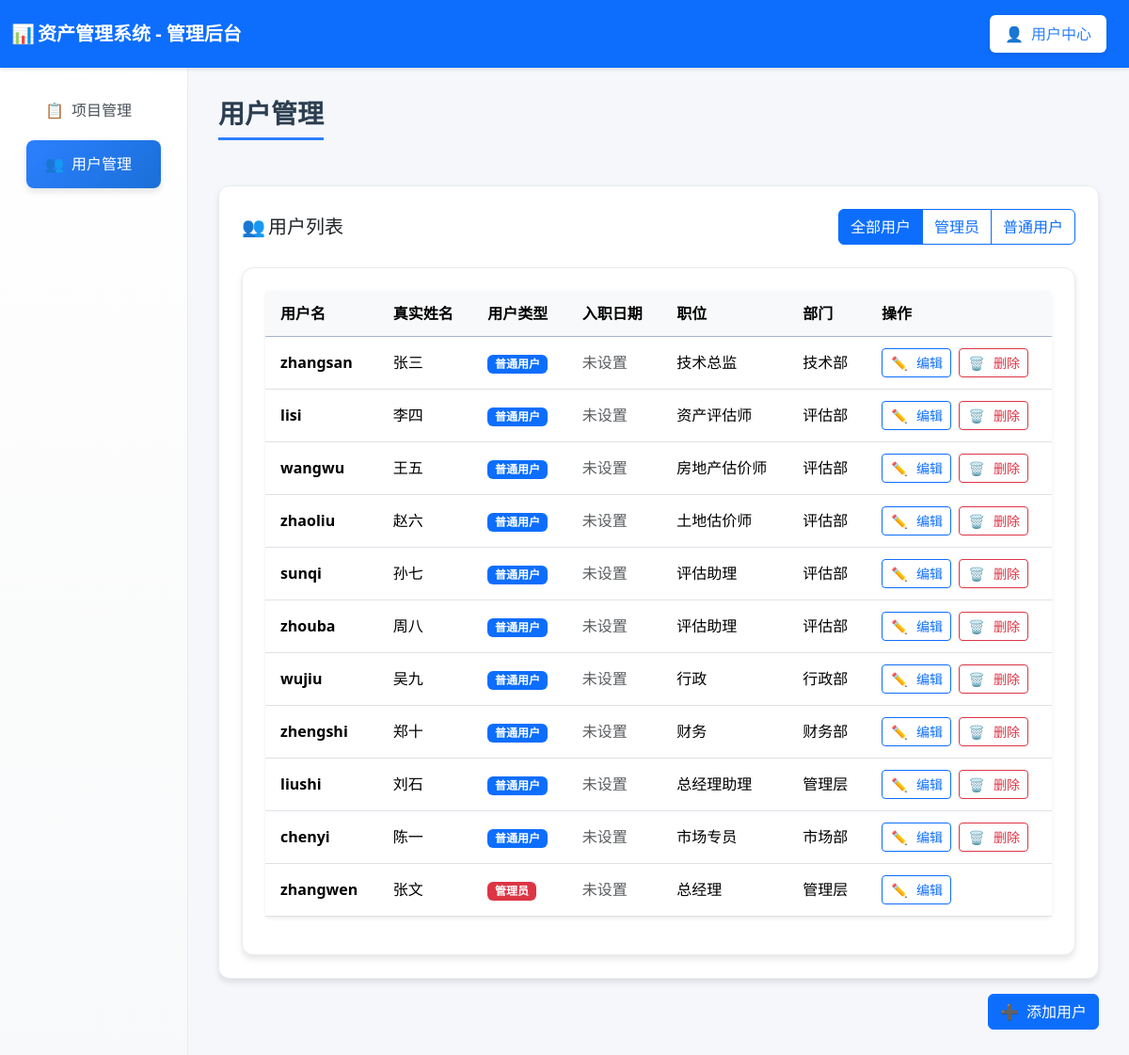
Page /user_manager (signed in) on the committed database.
### tables this page shows
CREATE TABLE users (
        id INTEGER PRIMARY KEY AUTOINCREMENT,
        username TEXT UNIQUE NOT NULL,
        realname TEXT,
        user_type TEXT,
        password TEXT,
        -- 新增字段
        phone TEXT,
        email TEXT,
        hire_date TEXT,
        education TEXT,
        position TEXT,
        department TEXT,
        create_time TEXT DEFAULT CURRENT_TIMESTAMP,
        update_time TEXT DEFAULT CURRENT_TIMESTAMP
    );

### routes/user_routes.py (the view)
@router.get("/user_manager", response_class=HTMLResponse)
async def user_manager(
    request: Request,
    user: dict = Depends(login_required),
    db: sqlite3.Connection = Depends(get_db)
):
    if user.get("user_type") != "admin":
        return RedirectResponse(url="/user_dashboard")
    try:
        users = await user_service.get_all_users(db)
        return templates.TemplateResponse("user_manager.html", {
            "request": request,
            "user": user,
            "users": users,
            "current_user": user["username"]  # 传递当前登录用户名
        })
    except Exception as e:
        return templates.TemplateResponse("user_manager.html", {
            "request": request,
            "user": user,
            "users": [],
            "current_user": user["username"],
            "error": str(e)
        })

### templates/user_manager.html (shortened to what this page needs)
<!DOCTYPE html>
<html lang="zh-CN">
<head>
  <link href="https://cdn.jsdelivr.net/npm/bootstrap@5.3.2/dist/css/bootstrap.min.css" rel="stylesheet">
  <link rel="stylesheet" href="https://cdnjs.cloudflare.com/ajax/libs/bootstrap-icons/1.11.0/font/bootstrap-icons.min.css">
</head>
<body>
  <nav class="navbar navbar-dark bg-primary">
    <div class="container-fluid">
      <span class="navbar-brand mb-0 h1 fw-bold">
        <span class="fallback-icon">📊</span>资产管理系统 - 管理后台
      </span>
      <ul class="navbar-nav ms-auto">
        <li class="nav-item">
          <a class="nav-link user-center" href="/user_dashboard">
            <span class="fallback-icon">👤</span>用户中心
          </a>
        </li>
      </ul>
    </div>
  </nav>
  <div class="container-fluid">
    <div class="row">
      <div class="col-md-3 col-lg-2 sidebar">
        <nav class="nav flex-column p-3">
          <a class="nav-link" href="/admin_projects">
            <span class="fallback-icon">📋</span>项目管理
          </a>
          <a class="nav-link active" href="/user_manager">
            <span class="fallback-icon">👥</span>用户管理
          </a>
        </nav>
      </div>
      <div class="col-md-9 col-lg-10 main-content">
        <h3 class="page-title">用户管理</h3>
        <div class="table-container">
          <div class="table-header">
            <h5 class="mb-0"><span class="fallback-icon">👥</span>用户列表</h5>
            <div class="filter-controls">
              <div class="btn-group" role="group">
                <label class="btn btn-outline-primary" for="allUsers">全部用户</label>
                <label class="btn btn-outline-primary" for="adminUsers">管理员</label>
                <label class="btn btn-outline-primary" for="normalUsers">普通用户</label>
              </div>
            </div>
          </div>
          {% if users %}
          <div class="table-container">
            <table class="table table-hover bg-white rounded shadow-sm">
              <thead class="table-primary">
                <tr>
                  <th>用户名</th>
                  <th>真实姓名</th>
                  <th>用户类型</th>
                  <th>入职日期</th>
                  <th>职位</th>
                  <th>部门</th>
                  <th>操作</th>
                </tr>
              </thead>
              <tbody id="usersTableBody">
                {% for user in users %}
                <tr data-user-type="{{ user.user_type }}">
                  <td>
                    <strong>{{ user.username }}</strong>
                  </td>
                  <td>
                    {% if user.realname %}
                    {{ user.realname }}
                    {% else %}
                    <span class="text-muted">未设置</span>
                    {% endif %}
                  </td>
                  <td>
                    {% if user.user_type == 'admin' %}
                    <span class="badge user-type-badge user-type-admin">管理员</span>
                    {% else %}
                    <span class="badge user-type-badge user-type-user">普通用户</span>
                    {% endif %}
                  </td>
                  <td>
                    {% if user.join_date %}
                    {{ user.join_date }}
                    {% else %}
                    <span class="text-muted">未设置</span>
                    {% endif %}
                  </td>
                  <td>
                    {% if user.position %}
                    {{ user.position }}
                    {% else %}
                    <span class="text-muted">未设置</span>
                    {% endif %}
                  </td>
                  <td>
                    {% if user.department %}
                    {{ user.department }}
                    {% else %}
                    <span class="text-muted">未设置</span>
                    {% endif %}
                  </td>
                  <td>
                    <div class="action-buttons">
                      <button class="btn btn-sm btn-outline-primary" onclick="editUser('{{ user.username }}')">
                        <span class="fallback-icon">✏️</span>编辑
                      </button>
                      {% if user.username != current_user %}
                      <button class="btn btn-sm btn-outline-danger" onclick="deleteUser('{{ user.username }}')">
                        <span class="fallback-icon">🗑️</span>删除
                      </button>
                      {% endif %}
                    </div>
                  </td>
                </tr>
                {% endfor %}
              </tbody>
            </table>
          </div>
          {% else %}
          <div class="alert alert-info text-center">
            <h5><span class="fallback-icon">👥</span>暂无用户</h5>
            <p class="mb-0">当前系统中还没有任何用户。</p>
          </div>
          {% endif %}
        </div>
        <div class="mt-3 text-end">
          <button class="btn btn-primary" onclick="addUser()">
            <span class="fallback-icon">➕</span>添加用户
          </button>
        </div>
      </div>
    </div>
  </div>
</body>
</html>

### templates/user_manager.html (style rules this page uses)
:root { --primary-color: #2c80ff; --secondary-color: #6c757d; --success-color: #28a745; --warning-color: #ffc107; --info-color: #17a2b8; --light-bg: #f5f7fb; --card-shadow: 0 4px 6px rgba(0, 0, 0, 0.1); --hover-shadow: 0 8px 15px rgba(0, 0, 0, 0.15); }
body { background-color: var(--light-bg); font-family: 'Segoe UI', Tahoma, Geneva, Verdana, sans-serif; }
.navbar { box-shadow: 0 2px 4px rgba(0, 0, 0, 0.1); padding: 0.8rem 0; }
.sidebar { background: linear-gradient(180deg, #ffffff 0%, #f8f9fa 100%); min-height: calc(100vh - 76px); box-shadow: 2px 0 10px rgba(0, 0, 0, 0.08); border-right: 1px solid #e9ecef; padding: 0; }
.nav-link { color: #495057; padding: 0.85rem 1.25rem; border-radius: 0.5rem; margin: 0.2rem 0.75rem; transition: all 0.3s ease; font-weight: 500; border: none; }
.nav-link.active { background: linear-gradient(135deg, var(--primary-color), #1a6fd8); color: white; box-shadow: var(--card-shadow); }
.main-content { padding: 2rem; background-color: var(--light-bg); }
.page-title { color: #2c3e50; font-weight: 700; margin-bottom: 1.5rem; padding-bottom: 0.5rem; border-bottom: 3px solid var(--primary-color); display: inline-block; }
.table-container { background: white; border-radius: 12px; padding: 1.5rem; box-shadow: var(--card-shadow); border: 1px solid #e9ecef; margin-top: 1.5rem; }
.table-header { display: flex; justify-content: space-between; align-items: center; margin-bottom: 1.5rem; flex-wrap: wrap; gap: 1rem; }
.filter-controls { display: flex; gap: 1rem; align-items: center; flex-wrap: wrap; }
table.table tbody tr { transition: background-color 0.2s ease; }
.user-type-badge { font-size: 0.75rem; padding: 0.35em 0.65em; }
.user-type-admin { background-color: #dc3545; color: white; }
.user-type-user { background-color: #0d6efd; color: white; }
.table th { white-space: nowrap; overflow: hidden; text-overflow: ellipsis; vertical-align: middle; padding: 12px 16px; background-color: #f8f9fa; }
.table td { vertical-align: middle; padding: 12px 16px; }
.table-container { width: 100%; overflow-x: auto; }
.fallback-icon { display: inline-block; width: 20px; text-align: center; margin-right: 8px; }
.navbar-nav .nav-link.user-center { background-color: white; color: var(--primary-color) !important; padding: 0.5rem 1rem; border-radius: 0.375rem; transition: all 0.2s ease; font-weight: 500; box-shadow: 0 2px 4px rgba(0, 0, 0, 0.1); margin-left: 0.5rem; }
.action-buttons { display: flex; gap: 0.5rem; }
.btn-sm { padding: 0.25rem 0.5rem; font-size: 0.875rem; }

### rows in the picture
users: username "zhangsan", realname "张三", user_type "普通用户", position "技术总监", department "技术部"
users: username "lisi", realname "李四", user_type "普通用户", position "资产评估师", department "评估部"
users: username "wangwu", realname "王五", user_type "普通用户", position "房地产估价师", department "评估部"
users: username "zhaoliu", realname "赵六", user_type "普通用户", position "土地估价师", department "评估部"
users: username "sunqi", realname "孙七", user_type "普通用户", position "评估助理", department "评估部"
users: username "zhouba", realname "周八", user_type "普通用户", position "评估助理", department "评估部"
users: username "wujiu", realname "吴九", user_type "普通用户", position "行政", department "行政部"
users: username "zhengshi", realname "郑十", user_type "普通用户", position "财务", department "财务部"
users: username "liushi", realname "刘石", user_type "普通用户", position "总经理助理", department "管理层"
users: username "chenyi", realname "陈一", user_type "普通用户", position "市场专员", department "市场部"
users: username "zhangwen", realname "张文", user_type "管理员", position "总经理", department "管理层"
